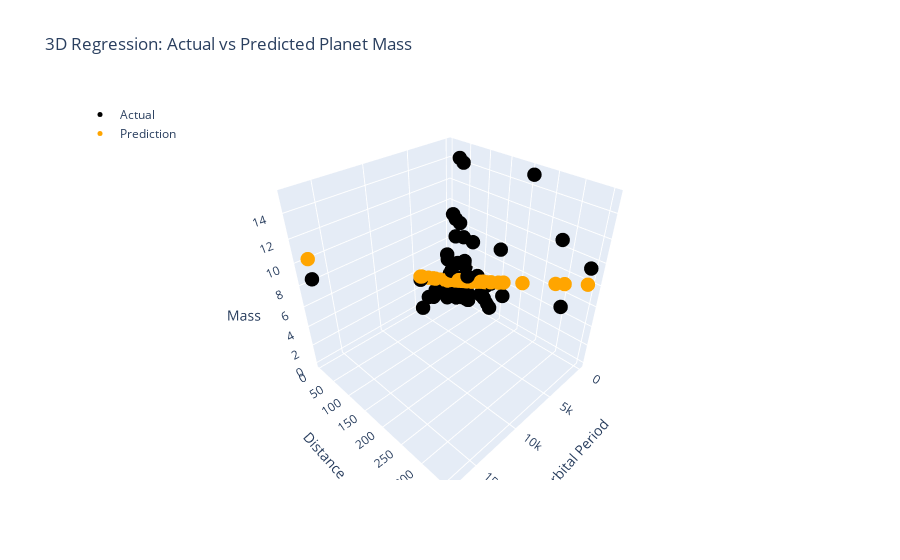

This figure's notebook cell:
### Code cell
import plotly.graph_objects as go

# Create 3D scatter plot
fig = go.Figure()

# Actual values
fig.add_trace(go.Scatter3d(
    x=X_test['orbital_period'],
    y=X_test['distance'],
    z=y_test,
    mode='markers',
    marker=dict(size=5, color='black'),
    name='Actual'
))

# Predicted values
fig.add_trace(go.Scatter3d(
    x=X_test['orbital_period'],
    y=X_test['distance'],
    z=y_pred,
    mode='markers',
    marker=dict(size=5, color='orange'),
    name='Prediction'
))

# Layout
fig.update_layout(
    scene=dict(
        xaxis_title='Orbital Period',
        yaxis_title='Distance',
        zaxis_title='Mass'
    ),
    title='3D Regression: Actual vs Predicted Planet Mass',
    legend=dict(x=0, y=1)
)

fig.show()
